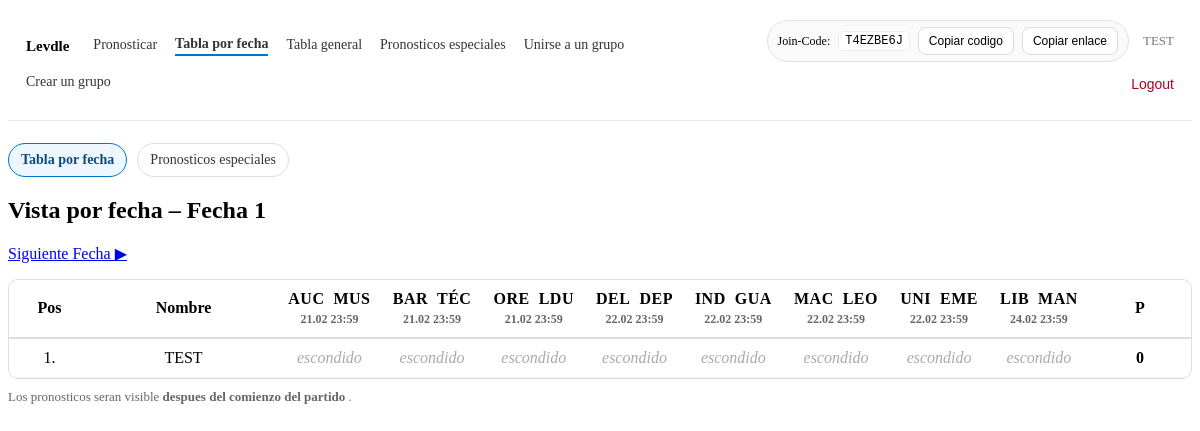
/spieltag/ (signed in), run on the app's committed database.
### tipping/models.py (models this page shows, shortened)
class Group(models.Model):
    tournament = models.ForeignKey(Tournament, on_delete=models.CASCADE, related_name="groups")
    name = models.CharField(max_length=120)
    owner = models.ForeignKey(
        settings.AUTH_USER_MODEL,
        on_delete=models.SET_NULL,
        null=True,
        blank=True,
        related_name="owned_groups",
    )
    join_code = models.CharField(
        max_length=12,
        unique=True,
        db_index=True,
        default=generate_join_code,
    )

class Match(models.Model):
    tournament = models.ForeignKey(Tournament, on_delete=models.CASCADE, related_name="matches")
    home_team = models.CharField(max_length=80)
    away_team = models.CharField(max_length=80)
    kickoff = models.DateTimeField()
    matchday = models.IntegerField(null=True, blank=True)  # "Fecha" aus der CSV
    home_score = models.IntegerField(null=True, blank=True)
    away_score = models.IntegerField(null=True, blank=True)

### tipping/views.py (the view, shortened to what this page needs)
# urls.py: path("spieltag/", views.spieltag, name="spieltag"),
@login_required
def spieltag(request):
    membership = _require_active_membership(request)
    if not membership:
        return redirect("join_group")
    group = membership.group
    tournament = group.tournament
    now = timezone.now()
    tab = request.GET.get("tab", "matches")
    if tab not in {"matches", "bonus"}:
        tab = "matches"
    season_start = tournament.season_start
    bonus_reveal = bool(season_start and now >= season_start)
    memberships = list(
        GroupMembership.objects
        .filter(group=group)
        .select_related("user")
        .order_by("user__username")
    )
    users = [m.user for m in memberships]
    bonus_rows = []
    my_bonus = None
    matchday = _get_selected_matchday(request, tournament, now)
    matches = list(
        Match.objects.filter(tournament=tournament, matchday=matchday)
        .order_by("kickoff", "home_team")
    )
    prev_md, next_md = _prev_next_md(tournament, matchday)
    all_preds = (
        Prediction.objects
        .filter(group=group, match__in=matches, user__in=users)
        .select_related("user", "match")
    )
    pred_map = {(p.user_id, p.match_id): p for p in all_preds}
    match_headers = [
        {
            "match": m,
            "result": (m.home_score, m.away_score)
            if (m.home_score is not None and m.away_score is not None)
            else None,
        }
        for m in matches
    ]
    bonus_points_map = {}
    if bonus_reveal:
        all_bonus = list(
            BonusPrediction.objects
            .filter(group=group, tournament=tournament, user__in=users)
            .select_related("user")
        )
        bonus_by_user = defaultdict(list)
        for bp in all_bonus:
            bonus_by_user[bp.user_id].append(bp)
        for u in users:
            bonus_points_map[u.id] = bonus_points_for_user(tournament, bonus_by_user.get(u.id, []))
    else:
        for u in users:
            bonus_points_map[u.id] = 0
    table_rows = []
    for u in users:
        total_points = 0
        cells = []
        for m in matches:
            reveal = (m.kickoff <= now)
            p = pred_map.get((u.id, m.id))
            cell_points = points_for_prediction(m, p) if reveal else None
            if cell_points is not None:
                total_points += cell_points
            cells.append({"reveal": reveal, "pred": p, "points": cell_points})
        total_points_with_bonus = total_points + bonus_points_map.get(u.id, 0)
        table_rows.append({
            "user": u,
            "cells": cells,
            "total_points": total_points,
            "bonus_points": bonus_points_map.get(u.id, 0),
            "total_with_bonus": total_points_with_bonus,
        })
    if bonus_reveal:
        table_rows.sort(key=lambda r: (-r["total_with_bonus"], r["user"].username.lower()))
    else:
        table_rows.sort(key=lambda r: (-r["total_points"], r["user"].username.lower()))
    return render(request, "tipping/spieltag.html", {
        "group": group,
        "tab": tab,
        "matchday": matchday,
        "matches": match_headers,
        "table_rows": table_rows,
        "prev_md": prev_md,
        "next_md": next_md,
        "now": now,
        "season_start": season_start,
        "bonus_reveal": bonus_reveal,
        "bonus_rows": bonus_rows,
        "my_bonus": my_bonus,
    })

### tipping/views.py (called while the page is built, shortened)
def _require_active_membership(request) -> Optional[GroupMembership]:
    if not request.user.is_authenticated:
        return None
    active_group_id = request.session.get("active_group_id")
    if active_group_id:
        membership = (
            GroupMembership.objects
            .filter(user=request.user, group_id=active_group_id)
            .select_related("group__tournament")
            .first()
        )
        if membership:
            return membership
    membership = (
        GroupMembership.objects
        .filter(user=request.user)
        .select_related("group__tournament")
        .order_by("id")
        .first()
    )
    if membership:
        request.session["active_group_id"] = membership.group_id
        return membership
    return None

def _get_selected_matchday(request, tournament, now):
    md_param = request.GET.get("md")
    next_match = (
        Match.objects
        .filter(tournament=tournament, kickoff__gte=now)
        .exclude(matchday__isnull=True)
        .order_by("kickoff")
        .first()
    )
    if next_match:
        return next_match.matchday

def _prev_next_md(tournament, matchday):
    prev_md = (
        Match.objects.filter(tournament=tournament, matchday__lt=matchday)
        .order_by("-matchday")
        .values_list("matchday", flat=True)
        .first()
    )
    next_md = (
        Match.objects.filter(tournament=tournament, matchday__gt=matchday)
        .order_by("matchday")
        .values_list("matchday", flat=True)
        .first()
    )
    return prev_md, next_md

### templates/tipping/spieltag.html (shortened to what this page needs)
{% include "tipping/_nav.html" %}
<div class="tabs">
  <a class="tab {% if tab != 'bonus' %}active{% endif %}"
     href="{% if matchday %}/spieltag/?tab=matches&md={{ matchday }}{% else %}/spieltag/?tab=matches{% endif %}">
    Tabla por fecha
  </a>
  <a class="tab {% if tab == 'bonus' %}active{% endif %}"
     href="{% if matchday %}/spieltag/?tab=bonus&md={{ matchday }}{% else %}/spieltag/?tab=bonus{% endif %}">
    Pronosticos especiales
  </a>
</div>
{% if tab == "bonus" %}
  <h2>Pronosticos especiales – {{ group.name }}</h2>
  {% if not bonus_reveal %}
    <div class="locked">
      Pronosticos especiales estan todavia <strong>escondidos</strong>.
      {% if season_start %}
        Van a ser visibles <strong>{{ season_start|date:"d.m.Y H:i" }}</strong> .
      {% else %}
        Falta la fecha de inicio del campeonato.
      {% endif %}
    </div>
  {% endif %}
  <div class="kicktipp-wrap" style="margin-top:14px;">
    <table class="kicktipp" style="min-width:760px;">
      <thead>
        <tr>
          <th class="sticky-col-1">Pos</th>
          <th class="sticky-col-2">Name</th>
          <th>Campeon medio año</th>
          <th>Campeon</th>
          <th>Primer cambio de entrnador</th>
          <th>Maximo goleador</th>
          <th>Desciende 1</th>
          <th>Desciende 2</th>
          <th class="right-col">Bonus-P</th>
        </tr>
      </thead>
      <tbody>
        {% if bonus_reveal %}
          {% for row in bonus_rows %}
            <tr>
              <td class="sticky-col-1">{{ forloop.counter }}.</td>
              <td class="sticky-col-2">{{ row.user.username }}</td>
              <td>{{ row.picks.herbstmeister|default:"—" }}</td>
              <td>{{ row.picks.meister|default:"—" }}</td>
              <td>{{ row.picks.trainer_first|default:"—" }}</td>
              <td>{{ row.picks.topscorer|default:"—" }}</td>
              <td>{{ row.picks.relegation1|default:"—" }}</td>
              <td>{{ row.picks.relegation2|default:"—" }}</td>
              <td class="right-col">{{ row.points }}</td>
            </tr>
          {% endfor %}
        {% else %}
          {% for m in group.groupmembership_set.all %}
            <tr>
              <td class="sticky-col-1">{{ forloop.counter }}.</td>
              <td class="sticky-col-2">{{ m.user.username }}</td>
              <td colspan="6"><span class="hidden-tip">versteckt</span></td>
              <td class="right-col">—</td>
            </tr>
          {% endfor %}
        {% endif %}
      </tbody>
    </table>
  </div>
  <p class="note">
    Los pronosticos especiales solo serán visibles una vez comenzada la temporada. Los puntos extra se sumarán a la puntuación total (5 puntos por cada pronostico correcto).
  </p>
{% else %}
  {% if matchday %}
    <h2>Vista por fecha – Fecha {{ matchday }}</h2>
    <p>
      {% if next_md %}<a href="/spieltag/?tab=matches&md={{ next_md }}">Siguiente Fecha ▶</a>{% endif %}
    </p>
    <div class="kicktipp-wrap">
      <table class="kicktipp">
        <thead>
          <tr>
            <th class="sticky-col-1">Pos</th>
            <th class="sticky-col-2">Nombre</th>
            {% for h in matches %}
              <th>
                <div class="match-head">
                  {{ h.match.home_team|slice:":3"|upper }}&nbsp;&nbsp;{{ h.match.away_team|slice:":3"|upper }}
                </div>
                <div class="match-sub">
                  {% if h.result %}
                    {{ h.result.0 }}:{{ h.result.1 }}
                  {% else %}
                    {{ h.match.kickoff|date:"d.m H:i" }}
                  {% endif %}
                </div>
              </th>
            {% endfor %}
            <th class="right-col">P</th>
          </tr>
        </thead>
        <tbody>
          {% for row in table_rows %}
            <tr>
              <td class="sticky-col-1">{{ forloop.counter }}.</td>
              <td class="sticky-col-2">{{ row.user.username }}</td>
              {% for c in row.cells %}
                <td>
                  {% if c.reveal %}
                    {% if c.pred %}
                      <div class="tip">{{ c.pred.pred_home }}:{{ c.pred.pred_away }}</div>
                      <div class="pts">{{ c.points }}</div>
                    {% else %}
                      <div class="tip">—</div>
                      <div class="pts">0</div>
                    {% endif %}
                  {% else %}
                    <div class="hidden-tip">escondido</div>
                  {% endif %}
                </td>
              {% endfor %}
              <td class="right-col">
                {{ row.total_points }}
              </td>
            </tr>
          {% endfor %}
        </tbody>
      </table>
    </div>
    <p class="note">
      Los pronosticos seran visible <strong>despues del comienzo del partido</strong> .
    </p>
  {% else %}
    <p>Keine zukünftigen Matches gefunden.</p>
  {% endif %}
{% endif %}

### templates/tipping/_nav.html (shortened to what this page needs)
<div class="nav">
  <div class="nav-left">
    <span class="nav-title">
      {% if group %}{{ group.name }}{% else %}Tippspiel{% endif %}
    </span>
    {% if request.user.is_authenticated %}
      {% if group %}
        <a href="{% url 'tippen' %}" class="{% if request.resolver_match.url_name == 'tippen' %}active{% endif %}">
          Pronosticar
        </a>
        <a href="{% url 'spieltag' %}" class="{% if request.resolver_match.url_name == 'spieltag' %}active{% endif %}">
          Tabla por fecha
        </a>
        <a href="{% url 'tabelle' %}" class="{% if request.resolver_match.url_name == 'tabelle' %}active{% endif %}">
          Tabla general
        </a>
        <a href="{% url 'bonus_tips' %}" class="{% if request.resolver_match.url_name == 'bonus_tips' %}active{% endif %}">
          Pronosticos especiales
        </a>
      {% endif %}
      <a href="{% url 'join_group' %}" class="{% if request.resolver_match.url_name == 'join_group' %}active{% endif %}">
        Unirse a un grupo
      </a>
      <a href="{% url 'create_group' %}" class="{% if request.resolver_match.url_name == 'create_group' %}active{% endif %}">
        Crear un grupo
      </a>
    {% endif %}
  </div>
  <div class="nav-right">
    {% if request.user.is_authenticated %}
      {% if membership and membership.is_creator and group %}
        <span class="pill">
          Join-Code: <code>{{ group.join_code }}</code>
          <button class="mini-btn" type="button"
                  onclick="navigator.clipboard.writeText('{{ group.join_code }}')">
            Copiar codigo
          </button>
          <button class="mini-btn" type="button"
                  onclick="navigator.clipboard.writeText(window.location.origin + '{% url 'join_group' %}?code={{ group.join_code }}')">
            Copiar enlace
          </button>
        </span>
      {% endif %}
      <span class="muted-user">{{ request.user.username }}</span>
      <form method="post" action="{% url 'logout' %}">
        <button type="submit" class="logout-btn">Logout</button>
      </form>
    {% endif %}
  </div>
</div>

### templates/tipping/_nav.html (style rules this page uses)
.nav { display: flex; justify-content: space-between; align-items: center; padding: 12px 18px; margin-bottom: 22px; border-bottom: 1px solid #e8e8e8; background: #ffffff; gap: 16px; }
.nav-left { display: flex; align-items: center; gap: 18px; flex-wrap: wrap; }
.nav-title { font-weight: 600; font-size: 15px; margin-right: 6px; white-space: nowrap; }
.nav a { text-decoration: none; color: #333; font-size: 14px; padding-bottom: 2px; }
.nav a.active { font-weight: 600; border-bottom: 2px solid #0077cc; }
.nav-right { display: flex; align-items: center; gap: 14px; flex-wrap: wrap; justify-content: flex-end; }
.logout-btn { background: none; border: none; color: #b00020; cursor: pointer; font-size: 14px; padding: 0; }
.muted-user { font-size: 13px; color: #777; }
.mini-btn { font-size: 12px; padding: 6px 10px; border: 1px solid #ddd; border-radius: 8px; background: #fff; cursor: pointer; }
.pill { font-size: 12px; border: 1px solid #e2e2e2; padding: 6px 10px; border-radius: 999px; background: #fafafa; display: inline-flex; align-items: center; gap: 8px; white-space: nowrap; }
.pill code { font-family: ui-monospace, SFMono-Regular, Menlo, Monaco, Consolas, "Liberation Mono", monospace; font-size: 12px; background: #fff; border: 1px solid #eee; padding: 2px 6px; border-radius: 6px; }

### templates/tipping/spieltag.html (style rules this page uses)
.tabs { display:flex; gap:10px; margin: 10px 0 18px; flex-wrap:wrap; }
.tab { display:inline-block; padding:8px 12px; border:1px solid #ddd; border-radius:999px; text-decoration:none; color:#333; font-size:14px; background:#fff; }
.tab.active { border-color:#0077cc; background:#eef6ff; font-weight:600; color:#0b4b7a; }
.kicktipp-wrap { overflow-x:auto; border:1px solid #ddd; border-radius:10px; }
table.kicktipp { border-collapse:collapse; min-width:900px; width:100%; }
.kicktipp th, .kicktipp td { border-bottom:1px solid #eee; padding:10px 8px; text-align:center; white-space:nowrap; }
.kicktipp thead th { position:sticky; top:0; background:#fff; z-index:2; border-bottom:2px solid #ddd; }
.sticky-col-1 { position:sticky; left:0; background:#fff; z-index:3; text-align:left; min-width:60px; }
.sticky-col-2 { position:sticky; left:60px; background:#fff; z-index:3; text-align:left; min-width:160px; }
.match-head { font-weight:700; letter-spacing:.5px; }
.match-sub { color:#666; font-size:12px; margin-top:4px; }
.hidden-tip { color:#aaa; font-style:italic; }
.right-col { min-width:80px; font-weight:700; }
.note { margin-top:10px; color:#666; font-size:13px; }

### data on the page
Group: name "Levdle", join_code "T4EZBE6J"
Match: match.home_team "AUC", match.away_team "MUS", match.kickoff "21.02 23:59"
Match: match.home_team "BAR", match.away_team "TÉC", match.kickoff "21.02 23:59"
Match: match.home_team "ORE", match.away_team "LDU", match.kickoff "21.02 23:59"
Match: match.home_team "DEL", match.away_team "DEP", match.kickoff "22.02 23:59"
Match: match.home_team "IND", match.away_team "GUA", match.kickoff "22.02 23:59"
Match: match.home_team "MAC", match.away_team "LEO", match.kickoff "22.02 23:59"
Match: match.home_team "UNI", match.away_team "EME", match.kickoff "22.02 23:59"
Match: match.home_team "LIB", match.away_team "MAN", match.kickoff "24.02 23:59"

### other printed values
{{ request.user.username }} "TEST"
{{ matchday }} "1"
{{ row.user.username }} "TEST"
{{ row.total_points }} "0"
